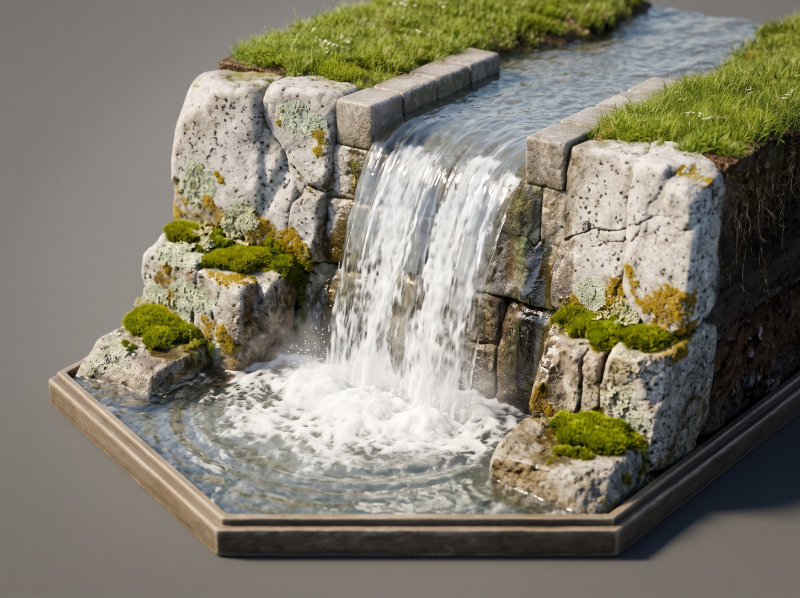
#> input picture assets-source/refs/waterfall/ref-2.jpg, 2400 x 1792 px, found by its file name (shown at 1/3 size)
$ python sheet.py
#> lines starting #> are read from the running program, lines starting #| are printed output that depends on the picture
#> in main, `sheet = Image.new( "RGB", (GAP + cols * (W + GAP), GAP + len(ROWS) * r..`: sheet: PIL image 4048x2716 RGB; every value is 18
"""Builds docs/checkpoints/waterfall/refs-sheet.jpg: the waterfall reference candidates for the owner.

Run from the repo root: python3 docs/checkpoints/waterfall/sheet.py
Top row: the approved references the fall face must match (granite, river) and the in-engine cliff
column it covers. Then one row per drop, each image labelled with its ref number.
"""

from pathlib import Path

from PIL import Image, ImageDraw, ImageFont

ROOT = Path(__file__).resolve().parents[3]
OUT = ROOT / "docs/checkpoints/waterfall/refs-sheet.jpg"
W, H, LABEL, GAP = 800, 597, 36, 8
REFS = "assets-source/refs"

ROWS: list[tuple[str, list[tuple[str, str]]]] = [
    (
        "approved family (match these)",
        [
            (f"{REFS}/massif_granite/ref-2.jpg", "massif_granite ref-2 (approved)"),
            (f"{REFS}/peak_granite/ref-1.jpg", "peak_granite ref-1 (approved)"),
            (f"{REFS}/boulders/ref-1.jpg", "boulders ref-1 (approved)"),
            (f"{REFS}/river/ref-1.jpg", "river ref-1 (approved)"),
            (
                "docs/checkpoints/massif_granite/massif-cliff-raised.jpg",
                "in engine: a raised tile's soil cliff column",
            ),
        ],
    ),
    (
        "4 m drop, waterfall_l1 (RQ2 O1: straight lip)",
        [
            (f"{REFS}/waterfall/ref-{i}.jpg", f"waterfall / ref-{i} (4 m)")
            for i in (1, 2, 3)
        ],
    ),
    (
        "8 m drop, waterfall_l2 (RQ2 O2: two tiers)",
        [
            (f"{REFS}/waterfall/ref-{i}.jpg", f"waterfall / ref-{i} (8 m)")
            for i in (4, 5, 6, 10)
        ],
    ),
    (
        "12 m drop, waterfall_l3 (RQ2 O2: three tiers)",
        [
            (f"{REFS}/waterfall/ref-{i}.jpg", f"waterfall / ref-{i} (12 m)")
            for i in (7, 8, 9)
        ],
    ),
]


def font(size: int) -> ImageFont.FreeTypeFont | ImageFont.ImageFont:
    try:
        return ImageFont.truetype("/System/Library/Fonts/Helvetica.ttc", size)
    except OSError:
        return ImageFont.load_default(size=size)


def fit(path: Path) -> Image.Image:
    img = Image.open(path).convert("RGB")
#> img is the input picture: PIL image 2400x1792 RGB; mean R, G, B 130.1, 126, 110.5
    img.thumbnail((W, H), Image.Resampling.LANCZOS)
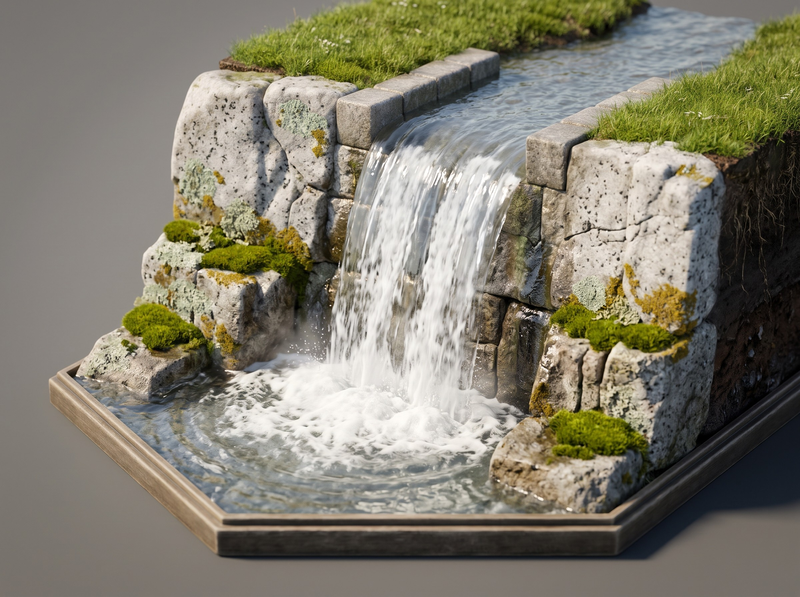
#> img: PIL image 800x597 RGB; mean R, G, B 130.1, 126, 110.5
    cell = Image.new("RGB", (W, H), "#2a2a2a")
#> cell: PIL image 800x597 RGB; every value is 42
    cell.paste(img, ((W - img.width) // 2, (H - img.height) // 2))
    return cell


def main() -> None:
    cols = max(len(items) for _, items in ROWS)
    row_h = LABEL + LABEL + H + GAP
    sheet = Image.new(
        "RGB", (GAP + cols * (W + GAP), GAP + len(ROWS) * row_h), "#121212"
    )
    draw = ImageDraw.Draw(sheet)
    head, small = font(26), font(20)
    for r, (title, items) in enumerate(ROWS):
        top = GAP + r * row_h
        draw.text((GAP + 4, top + 4), title, fill="#e6e6e6", font=head)
        for c, (rel, label) in enumerate(items):
            left = GAP + c * (W + GAP)
            draw.rectangle(
                (left, top + LABEL, left + W - 1, top + 2 * LABEL - 1), fill="#1e1e1e"
            )
            draw.text((left + 12, top + LABEL + 7), label, fill="#e6e6e6", font=small)
            sheet.paste(fit(ROOT / rel), (left, top + 2 * LABEL))
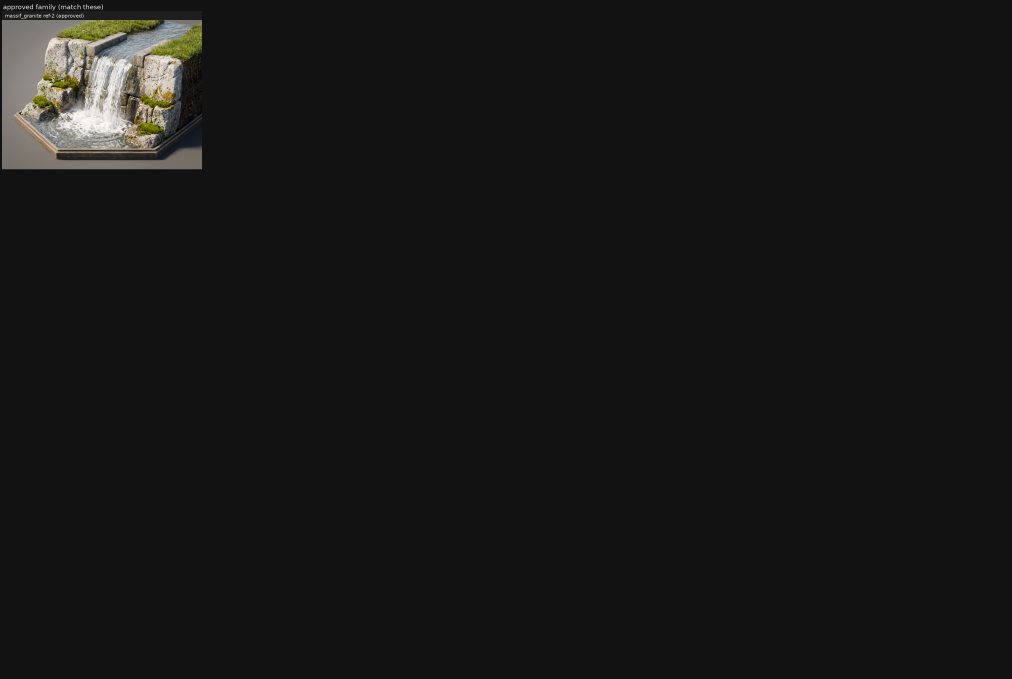
#> sheet: PIL image 4048x2716 RGB (shown at 1/4 size); mean R, G, B 23, 22.8, 22.1
    OUT.parent.mkdir(parents=True, exist_ok=True)
    sheet.save(OUT, quality=88)
    print("wrote", OUT.relative_to(ROOT))


if __name__ == "__main__":
#> (the run stopped early here; a loop or call above may not have finished)
